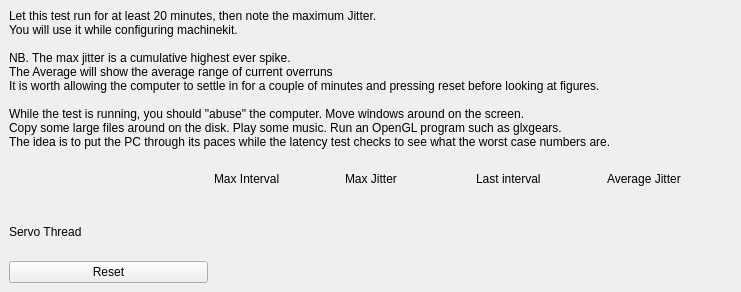
<?xml version="1.0" encoding="UTF-8"?>
<ui version="4.0">
 <class>latency_test_single</class>
 <widget class="HAL_MainWindow" name="qtvcpanel">
  <property name="geometry">
   <rect>
    <x>0</x>
    <y>0</y>
    <width>741</width>
    <height>292</height>
   </rect>
  </property>
  <property name="windowTitle">
   <string>Latency Test</string>
  </property>
  <widget class="QWidget" name="centralwidget">
   <layout class="QGridLayout" name="gridLayout_2">
    <item row="0" column="0">
     <widget class="QLabel" name="lbText">
      <property name="text">
       <string>Let this test run for at least 20 minutes, then note the maximum Jitter.
You will use it while configuring machinekit.

NB. The max jitter is a cumulative highest ever spike.
The Average will show the average range of current overruns
It is worth allowing the computer to settle in for a couple of minutes and pressing reset before looking at figures.

While the test is running, you should &quot;abuse&quot; the computer. Move windows around on the screen.
Copy some large files around on the disk. Play some music. Run an OpenGL program such as glxgears.
The idea is to put the PC through its paces while the latency test checks to see what the worst case numbers are.</string>
      </property>
     </widget>
    </item>
    <item row="1" column="0">
     <layout class="QGridLayout" name="gridLayout">
      <item row="0" column="0">
       <spacer name="horizontalSpacer_2">
        <property name="orientation">
         <enum>Qt::Horizontal</enum>
        </property>
        <property name="sizeHint" stdset="0">
         <size>
          <width>108</width>
          <height>20</height>
         </size>
        </property>
       </spacer>
      </item>
      <item row="0" column="1">
       <widget class="QLabel" name="lbMaxInt">
        <property name="text">
         <string>Max Interval</string>
        </property>
       </widget>
      </item>
      <item row="0" column="2">
       <widget class="QLabel" name="lbMaxJitter">
        <property name="text">
         <string>Max Jitter</string>
        </property>
       </widget>
      </item>
      <item row="0" column="3">
       <widget class="QLabel" name="lbLastInt">
        <property name="text">
         <string>Last interval</string>
        </property>
       </widget>
      </item>
      <item row="0" column="4">
       <widget class="QLabel" name="lbAvgJitter">
        <property name="text">
         <string>Average Jitter</string>
        </property>
       </widget>
      </item>
      <item row="1" column="0">
       <widget class="QLabel" name="lbServo">
        <property name="text">
         <string>Servo Thread</string>
        </property>
       </widget>
      </item>
      <item row="1" column="1">
       <widget class="HAL_S32NumberLabel" name="s32_max_servo_int">
        <property name="toolTip">
         <string>Label to display the value of a S32 pin</string>
        </property>
        <property name="whatsThis">
         <string>The HAL_S32NumberLabel displays value of a S32 pin.</string>
        </property>
        <property name="frameShadow">
         <enum>QFrame::Sunken</enum>
        </property>
        <property name="lineWidth">
         <number>5</number>
        </property>
        <property name="midLineWidth">
         <number>2</number>
        </property>
       </widget>
      </item>
      <item row="1" column="2">
       <widget class="HAL_S32NumberLabel" name="s32_max_servo_jitter">
        <property name="toolTip">
         <string>Label to display the value of a S32 pin</string>
        </property>
        <property name="whatsThis">
         <string>The HAL_S32NumberLabel displays value of a S32 pin.</string>
        </property>
        <property name="lineWidth">
         <number>5</number>
        </property>
        <property name="midLineWidth">
         <number>2</number>
        </property>
       </widget>
      </item>
      <item row="1" column="3">
       <widget class="HAL_S32NumberLabel" name="s32_last_servo_int">
        <property name="toolTip">
         <string>Label to display the value of a S32 pin</string>
        </property>
        <property name="whatsThis">
         <string>The HAL_S32NumberLabel displays value of a S32 pin.</string>
        </property>
        <property name="lineWidth">
         <number>5</number>
        </property>
        <property name="midLineWidth">
         <number>2</number>
        </property>
       </widget>
      </item>
      <item row="1" column="4">
       <widget class="HAL_S32NumberLabel" name="s32_avg_servo_jitter">
        <property name="toolTip">
         <string>Label to display the value of a S32 pin</string>
        </property>
        <property name="whatsThis">
         <string>The HAL_S32NumberLabel displays value of a S32 pin.</string>
        </property>
        <property name="lineWidth">
         <number>5</number>
        </property>
        <property name="midLineWidth">
         <number>2</number>
        </property>
       </widget>
      </item>
      <item row="2" column="0">
       <widget class="HAL_PushButton" name="pbReset">
        <property name="toolTip">
         <string>Button to change bit pin state</string>
        </property>
        <property name="whatsThis">
         <string>The HAL_PushButton changes the state of a bit pin.</string>
        </property>
        <property name="text">
         <string>Reset</string>
        </property>
       </widget>
      </item>
      <item row="2" column="1" colspan="4">
       <spacer name="horizontalSpacer">
        <property name="orientation">
         <enum>Qt::Horizontal</enum>
        </property>
        <property name="sizeHint" stdset="0">
         <size>
          <width>518</width>
          <height>20</height>
         </size>
        </property>
       </spacer>
      </item>
     </layout>
    </item>
   </layout>
  </widget>
 </widget>
 <customwidgets>
  <customwidget>
   <class>HAL_MainWindow</class>
   <extends>QMainWindow</extends>
   <header>HAL_CustomWidgets.h</header>
   <container>1</container>
  </customwidget>
  <customwidget>
   <class>HAL_PushButton</class>
   <extends>QPushButton</extends>
   <header>HAL_CustomWidgets.h</header>
  </customwidget>
  <customwidget>
   <class>HAL_S32NumberLabel</class>
   <extends>QLabel</extends>
   <header>HAL_CustomWidgets.h</header>
  </customwidget>
 </customwidgets>
 <resources/>
 <connections/>
</ui>
